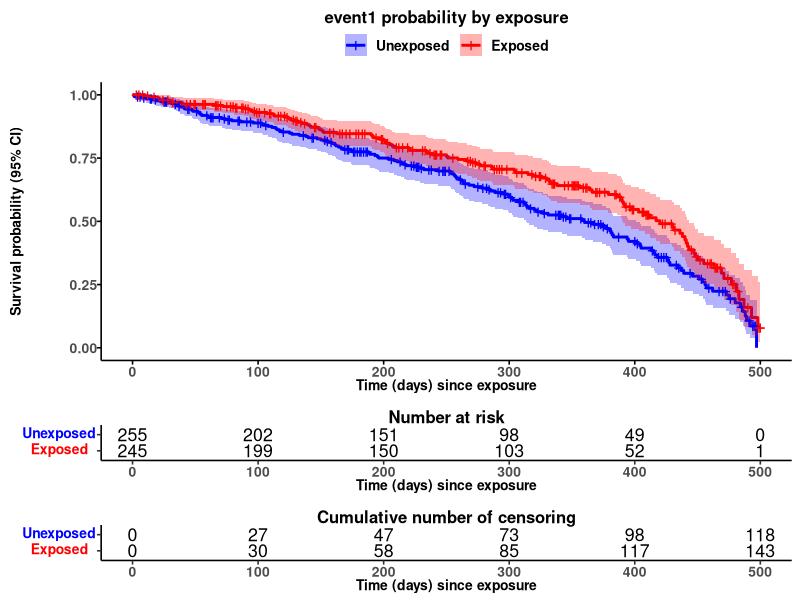
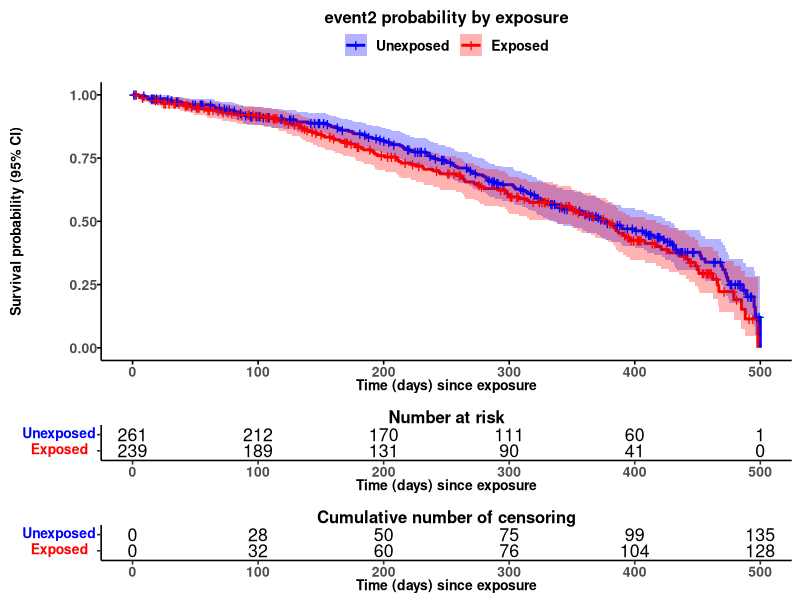

The R script that drew these images, in order:
#Libraries

library(tidyverse)
library(survminer)
library(cowplot)

#Generate mock datasets

set.seed(123)

df1 <- data.frame(event1 = sample(c(0, 1), 500, replace = TRUE),
                  time_to_event1 = sample(500),
                  exposure = sample(c(0, 1), 500, replace = TRUE))

df2 <- data.frame(event2 = sample(c(0, 1), 500, replace = TRUE),
                  time_to_event2 = sample(500),
                  exposure = sample(c(0, 1), 500, replace = TRUE))

#Combine dfs into a list

df_list <- mget(ls(pattern = "^df"))

#Extract event names

events <- map_chr(.x = df_list, 
                  ~ .x %>%
                   select(starts_with("event")) %>%
                   names())

#Survival probability plots
#Create formulas 

formulas <- map(.x = events, 
                ~ as.formula(paste("Surv(", 
                                   paste0("time_to_", .x),
                                   ", ",
                                   .x,
                                   ")",
                                   "~ exposure")))

#Define custom plot layout

custom_theme <- function() {
 theme_survminer() %+replace%
  theme(plot.title = element_text(face = "bold", hjust = 0.5),
        axis.title.x = element_text(face = "bold", size = 10),
        axis.title.y = element_text(face = "bold", size = 10, angle = 90),
        axis.text.x = element_text(face = "bold", size = 10),
        axis.text.y = element_text(face = "bold", size = 10),
        legend.text = element_text(face = "bold", size = 10),
        legend.title = element_blank())
}

#Programmatic plotting and saving of plots
#The match.fd paramater must be set to TRUE to apply a specific formula to each dataset

map2(surv_fit(formula = formulas,
              data = df_list,
              match.fd = TRUE),
     events,
     
     function(x, y) {
      
      p <- ggsurvplot(x, 
                      conf.int = TRUE, 
                      conf.int.alpha = 0.3,
                      risk.table = TRUE,
                      cumcensor = TRUE,
                      legend.labs = c("Unexposed", "Exposed"),
                      title = paste0(y, " probability by exposure"),
                      xlab = "Time (days) since exposure",
                      ylab = "Survival probability (95% CI)",
                      palette = c("blue", "red"),
                      legend.title = "",
                      ggtheme = custom_theme())
      
      p1 <- p$plot
      p2 <- p$table
      p3 <- p$ncensor.plot
      plots = plot_grid(p1, p2, p3, align = "v", ncol = 1, rel_heights = c(4, 1, 1))
      
      ggsave(plot = plots,
             filename = paste0("survival_probability_plot_", y, ".png"),
             path = "/path/",
             device = "png",
             width = 10, 
             height = 7, 
             dpi = 300)
     }
)
